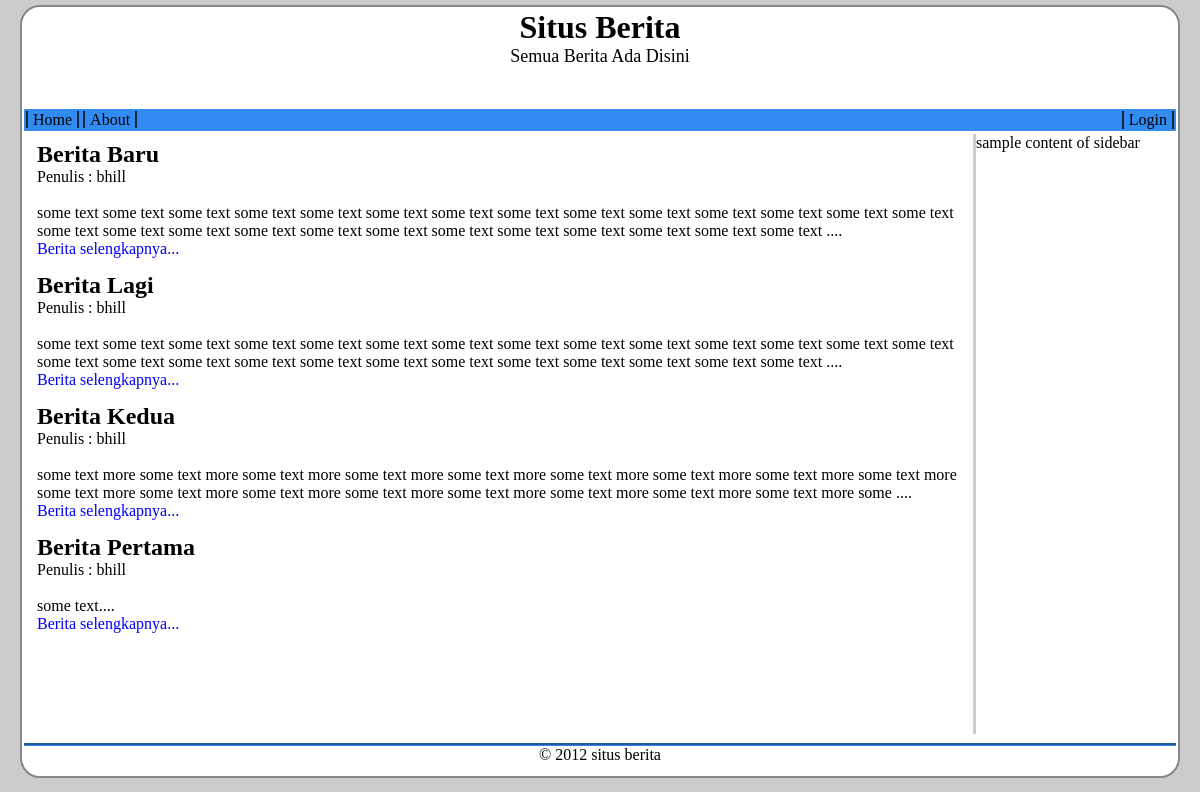
Screenshot of /berita/tampilberita.php with the database file from the repository.
### tables this page shows
CREATE TABLE IF NOT EXISTS `berita` (
  `no` int(11) NOT NULL AUTO_INCREMENT,
  `penulis` varchar(255) NOT NULL,
  `judul` varchar(255) NOT NULL,
  `isiberita` text NOT NULL,
  `waktu` varchar(255) NOT NULL,
  `dibaca` int(1) NOT NULL,
  PRIMARY KEY (`no`)
);

### berita/tampilberita.php (the view, shortened to what this page needs)
<?php
include "header.php";
$sql=mysql_query("SELECT * FROM berita order by no desc");
while($data=mysql_fetch_array($sql)){
$id=$data['no'];
$berita=htmlentities(strip_tags($data['isiberita']));
$isi=substr($berita,0,260);
?>
<div class="post">
	<h2 class="post-title"><a href="detailberita.php?id=<?php echo $id; ?>"><?php echo $data['judul']; ?></a></h2>
	<p>Penulis : <?php echo $data['penulis']; ?></p><br />
	<div class="post-content"><?php echo $isi; ?>....<br /><a href="detailberita.php?id=<?php echo $id; ?>" class="more"> Berita selengkapnya...</a></div>
</div>
<?php }
include "footer.php";
?>

### berita/style.css (style rules this page uses)
* { margin:0; padding:0; }
body { background-color:#ccc; }
.post { margin:3px 3px 10px 3px; padding:2px 5px; }
.post-title { text-transform:capitalize; }
.post-title>a { text-decoration:none; color:#000; }
.more { text-decoration:none; color:blue; }
p { margin-top: 5; }

### rows the page displays
berita: judul "Berita Baru", penulis "bhill", isiberita "some text some text some text some text some text some text some text some text some text some text some text some text some text some text some text some text some text some text some text some text some text some text some text some text some text some text"
berita: judul "Berita Lagi", penulis "bhill", isiberita "some text some text some text some text some text some text some text some text some text some text some text some text some text some text some text some text some text some text some text some text some text some text some text some text some text some text"
berita: judul "Berita Kedua", penulis "bhill", isiberita "some text more some text more some text more some text more some text more some text more some text more some text more some text more some text more some text more some text more some text more some text more some text more some text more some text more some"
berita: judul "Berita Pertama", penulis "bhill", isiberita "some text"
